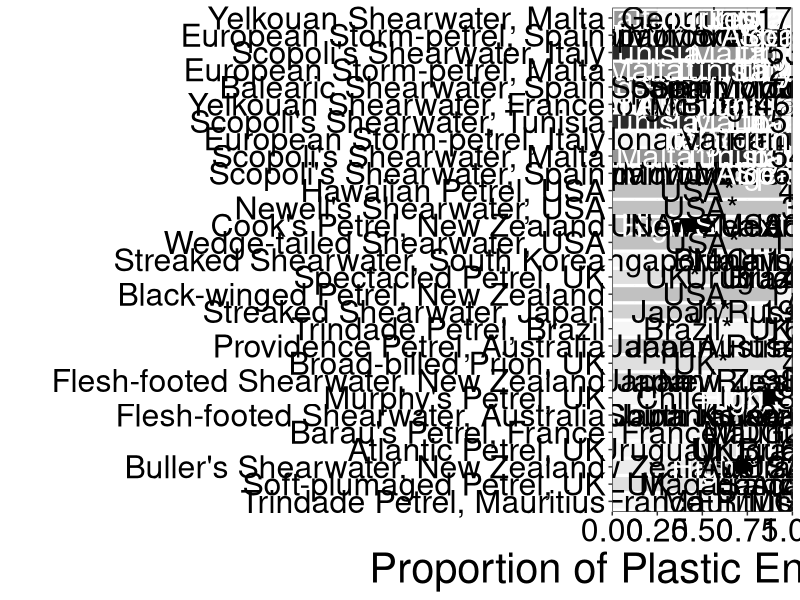
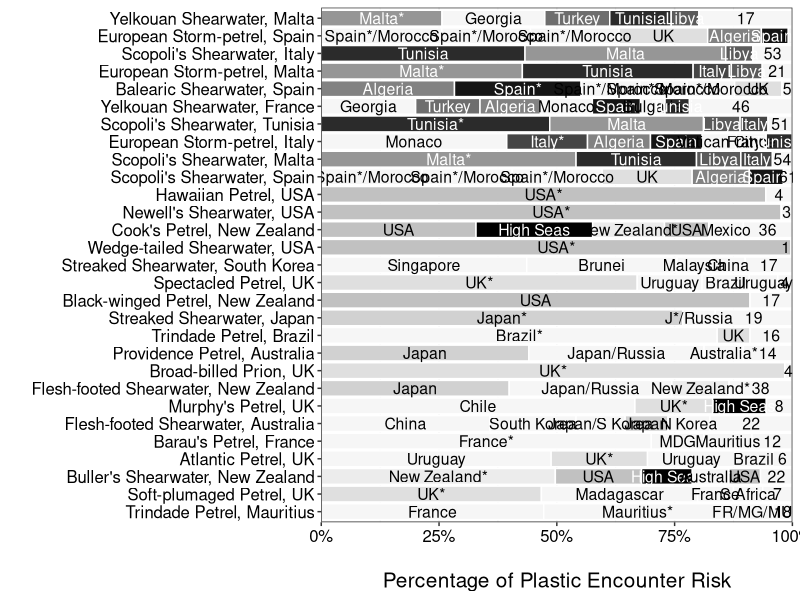

Reproduce these figures in R, in order.
## ~~~~~~~~~~~~~~~~~~~~~~~~~~~~~~~~~~~~~~~~~~~~~~~~~~~~~~~~~~~~~~~~~~~~~~~~~~~~~~~~~
## Creates plot and supplementary table for population eez analysis
## Beth Clark 2022
## ~~~~~~~~~~~~~~~~~~~~~~~~~~~~~~~~~~~~~~~~~~~~~~~~~~~~~~~~~~~~~~~~~~~~~~~~~~~~~~~~~

rm(list=ls()) 

library(tidyverse)
library(RColorBrewer)
library(svglite)
library(stringr)

sessionInfo()
#R version 4.1.2 (2021-11-01)
#Platform: x86_64-w64-mingw32/x64 (64-bit)
#Running under: Windows 10 x64 (build 19045)

#Matrix products: default

#locale:
#[1] LC_COLLATE=English_United Kingdom.1252 
#[2] LC_CTYPE=English_United Kingdom.1252   
#[3] LC_MONETARY=English_United Kingdom.1252
#[4] LC_NUMERIC=C                           
#[5] LC_TIME=English_United Kingdom.1252    

#attached base packages:
#[1] stats     graphics  grDevices utils     datasets  methods  
#[7] base    

#other attached packages:
#[1] svglite_2.1.1      RColorBrewer_1.1-2 forcats_0.5.1     
#[4] stringr_1.4.0      dplyr_1.0.8        purrr_0.3.4       
#[7] readr_2.1.2        tidyr_1.2.0        tibble_3.1.6      
#[10] ggplot2_3.3.5      tidyverse_1.3.2   

#loaded via a namespace (and not attached):
#[1] Rcpp_1.0.8          pillar_1.7.0        compiler_4.1.2     
#[4] cellranger_1.1.0    dbplyr_2.1.1        tools_4.1.2        
#[7] lubridate_1.8.0     jsonlite_1.8.0      googledrive_2.0.0  
#[10] lifecycle_1.0.3     gargle_1.2.0        gtable_0.3.0       
#[13] pkgconfig_2.0.3     rlang_1.0.6         reprex_2.0.1       
#[16] DBI_1.1.2           cli_3.3.0           rstudioapi_0.13    
#[19] haven_2.4.3         xml2_1.3.3          withr_2.5.0        
#[22] httr_1.4.2          systemfonts_1.0.4   hms_1.1.1          
#[25] generics_0.1.2      vctrs_0.3.8         fs_1.5.2           
#[28] googlesheets4_1.0.0 grid_4.1.2          tidyselect_1.1.2   
#[31] glue_1.6.2          R6_2.5.1            fansi_1.0.2        
#[34] readxl_1.3.1        tzdb_0.2.0          modelr_0.1.8       
#[37] magrittr_2.0.2      backports_1.4.1     scales_1.2.1       
#[40] ellipsis_0.3.2      rvest_1.0.2         assertthat_0.2.1   
#[43] colorspace_2.0-3    utf8_1.2.2          stringi_1.7.6      
#[46] munsell_0.5.0       broom_0.7.12        crayon_1.5.0

#Read in the outputs from script 13 ####
eezs_used <- read.csv("outputs/13_eezs_used_per_species.csv")
dat <- read.csv("outputs/12_species_country_scores.csv")

#Investigate results ####
head(eezs_used)

#for overlapping claims, 
eezs_used$group <- ifelse(eezs_used$POL_TYPE == "Overlapping claim",
                          paste(eezs_used$SOVEREIGN1,
                                eezs_used$SOVEREIGN2,
                                eezs_used$SOVEREIGN3,sep="/")
                          ,eezs_used$SOVEREIGN1)
eezs_used$group <- ifelse(eezs_used$group =="China/NA/NA",
                          "South China Sea",eezs_used$group)
eezs_used$group <- str_remove(eezs_used$group,"/NA")

#label the high seas group
eezs_used$group <- ifelse(is.na(eezs_used$group),"High Seas",eezs_used$group)
head(eezs_used)
unique(eezs_used$group)

length(unique(eezs_used$group))

# too many to plot all, so need to simplify for visualisation
# order from highest to lowest
# combine low scoring groups together

eezs_group <- eezs_used %>%
  group_by(group) %>% 
  summarise(prop = sum(prop),
            nspp = length(unique(species))) %>%
  data.frame();eezs_group

#Create df to plot top scoring populations ####
#(above 15.3, the value if plastic was evenly distributed globally)
dat <- dat[order(-dat$score),]
top_scoring <- subset(dat, score > 15.3)

#loop through each species_country and combine together everything
#below a threshold of proportion of score
score_threshold <- 0.05

i<-1
for(i in 1:nrow(top_scoring)){
  species_df <- eezs_used[eezs_used$sp_country == top_scoring$sp_country[i],]
  
  if(nrow(species_df) > 1){
    species_df_crop <- species_df[species_df$prop >= score_threshold,]
    species_df_crop_low <- species_df[species_df$prop < score_threshold,]
    
    species_df_crop <- species_df_crop[order(-species_df_crop$prop),]
    
    species_df_crop[nrow(species_df_crop)+1,] <- species_df_crop[nrow(species_df_crop),]
    species_df_crop[nrow(species_df_crop),]$prop <- sum(species_df_crop_low$prop)
    species_df_crop[nrow(species_df_crop),]$group <- nrow(species_df_crop_low)
    
    print(sum(species_df_crop$prop)) #should all = 1
  } else {
    species_df_crop <- species_df
  }
  
  if(i == 1){
    all_sp <- species_df_crop
  } else {
    all_sp <- rbind(all_sp,species_df_crop)
  }
  
}
nrow(all_sp)

head(all_sp)

#change some labels
unique(all_sp$group)
all_sp$group <- ifelse(all_sp$group == "United States","USA",all_sp$group)
all_sp$group <- ifelse(all_sp$group == "United Kingdom","UK",all_sp$group)
all_sp$group <- ifelse(all_sp$group == "Republic of Mauritius","Mauritius",all_sp$group)
all_sp$group <- ifelse(all_sp$group == "Democratic Republic of the Congo","DRC",all_sp$group)
all_sp$group <- ifelse(all_sp$group == "United States/Dominican Republic" ,"USA/Dominican Republic",all_sp$group)
all_sp$group <- ifelse(all_sp$group == "Haiti/United States/Jamaica" ,"Haiti/USA/Jamaica" ,all_sp$group)
all_sp$group <- ifelse(all_sp$group == "France/Madagascar/Republic of Mauritius" ,"FR/MG/MU",all_sp$group)
all_sp$group <- ifelse(all_sp$group == "Madagascar" & 
                         all_sp$species == "Pterodroma baraui","MDG",all_sp$group)
all_sp$group <- ifelse(all_sp$group == "0" ," ",all_sp$group)
all_sp$group <- ifelse(all_sp$group == "1" ,"1   ",all_sp$group)
all_sp$group <- ifelse(all_sp$group == "North Korea" ,"N Korea",all_sp$group)
all_sp$group <- ifelse(all_sp$group == "South Korea" & 
                         all_sp$breeding_country == "South Korea" ,"S Korea*",all_sp$group)
all_sp$group <- ifelse(all_sp$group == "South Africa" ,"S Africa",all_sp$group)
all_sp$group <- ifelse(all_sp$group == "Western Sahara" ,"W Sahara",all_sp$group)
all_sp$group <- ifelse(all_sp$group == "Japan/South Korea" ,"Japan/S Korea",all_sp$group)
all_sp$group <- ifelse(all_sp$group == "Spain/Morocco" ,"Spain*/Morocco",all_sp$group)
all_sp$group <- ifelse(all_sp$group == "Japan/Russia" & 
                         all_sp$breeding_country == "Japan" ,"J*/Russia",all_sp$group)

#replace sci names
#comma instead of _ for label
#make own country different
#add IUCN category as label for plot 2
names <- read.csv("input_data/Species_list_IUCN.csv")
head(names)

top_scoring$common_name <- names$common_name[match(top_scoring$species,names$scientific_name)]
top_scoring$iucn <- names$IUCN[match(top_scoring$species,names$scientific_name)]
head(top_scoring)

dat$sci_name_pop <- dat$sp_country 
top_scoring$country <- str_split_fixed(top_scoring$sp_country,"_",n=2)[,2]
top_scoring$common_country <- paste0(top_scoring$common_name,", ",top_scoring$country)

head(top_scoring)
all_sp$common_name <- names$common_name[match(all_sp$species,names$scientific_name)]
all_sp$common_country <- paste0(all_sp$common_name,", ",all_sp$breeding_country)
all_sp$iucn <- names$IUCN[match(all_sp$species,names$scientific_name)]
all_sp$common_country_iucn <- paste0(all_sp$common_country," ",all_sp$iucn)
all_sp$pop_score <- dat$score[match(all_sp$sp_country,dat$sp_country)]

all_sp <- all_sp[order(all_sp$pop_score),]

all_sp$common_country <- as.factor(all_sp$common_country)
all_sp$common_country <- factor(all_sp$common_country, 
                                levels = unique(all_sp$common_country))

all_sp$group_label <- ifelse(all_sp$group == all_sp$breeding_country,
                             paste0(all_sp$group,"*"),
                             all_sp$group)

#Plot results ####

#set greyscale matching values in Figure 4b
greys <- c(brewer.pal(n = 9, name = "Greys"))
greys_eez <- c(rev(colorRampPalette(greys)(15)))[1:14]

all_sp$fill_col <- greys_eez[14]
all_sp$fill_col <- ifelse(all_sp$group == "High Seas",greys_eez[1],all_sp$fill_col)
all_sp$fill_col <- ifelse(all_sp$group == "Spain",greys_eez[2],all_sp$fill_col)
all_sp$fill_col <- ifelse(all_sp$group == "Tunisia",greys_eez[3],all_sp$fill_col)
all_sp$fill_col <- ifelse(all_sp$group == "Italy",greys_eez[4],all_sp$fill_col)
all_sp$fill_col <- ifelse(all_sp$group == "Libya",greys_eez[5],all_sp$fill_col)
all_sp$fill_col <- ifelse(all_sp$group == "Turkey",greys_eez[6],all_sp$fill_col)
all_sp$fill_col <- ifelse(all_sp$group == "Algeria",greys_eez[7],all_sp$fill_col)
all_sp$fill_col <- ifelse(all_sp$group == "Malta",greys_eez[8],all_sp$fill_col)
all_sp$fill_col <- ifelse(all_sp$group == "Greece",greys_eez[9],all_sp$fill_col)
all_sp$fill_col <- ifelse(all_sp$group == "USA",greys_eez[10],all_sp$fill_col)
all_sp$fill_col <- ifelse(all_sp$group == "Japan",greys_eez[11],all_sp$fill_col)
all_sp$fill_col <- ifelse(all_sp$group == "UK",greys_eez[12],all_sp$fill_col)
all_sp$fill_col <- ifelse(all_sp$group == "New Zealand",greys_eez[13],all_sp$fill_col)

all_sp$text_col <- ifelse(all_sp$group %in% c("High Seas", "Spain", "Tunisia", "Italy", "Libya",
                                              "Turkey", "Algeria", "Malta", "Greece"), "white", "black")

eezs_grey <- ggplot(all_sp,aes(x=prop,y=common_country,
                               label = group_label))+
  geom_col(color="white",fill=all_sp$fill_col) +
  geom_text(position = position_stack(vjust = 0.5),
            col=all_sp$text_col,size=8) +
  ylab("") +  
  xlab("Proportion of Plastic Encounter Risk")+
  theme_bw()+
  scale_x_continuous(expand = c(0, 0))+
  theme(legend.position = "position.none",
        text = element_text(size=rel(6)),
        axis.title = element_text(size=30),
        axis.text = element_text(colour = "black"));eezs_grey

#Save plots ####
#save plot as png
png("outputs/14_top_scoring_eezs.png", width=2000, height=1350)
par(mfrow=c(1,1))
eezs_grey
dev.off()
dev.off()

#reformat to save plot as svg for journal plot requirements
eezs_grey_svg <- ggplot(all_sp,aes(x=prop,y=common_country,
                                   label = group_label))+
  geom_col(color="white",fill=all_sp$fill_col) +
  geom_text(position = position_stack(vjust = 0.5),
            col=all_sp$text_col,size=4) +
  ylab("") +  
  xlab("\nPercentage of Plastic Encounter Risk")+
  theme_bw()+
  scale_x_continuous(expand = c(0, 0),labels = scales::percent)+
  theme(legend.position = "position.none",
        text = element_text(size=rel(6)),
        axis.title = element_text(size=15),
        axis.text = element_text(colour = "black",size = 12));eezs_grey_svg

#save as svg
ggsave(filename = "outputs/14_top_scoring_eezs.svg",
       plot = eezs_grey_svg, 
       width = 4000, height = 2700, unit = "px") 

#save source data for fig 4c
source_dat <- all_sp %>%
  select(common_country,group_label,prop)
write.csv(source_dat,"outputs/14_eezs_percent_topscoring.csv",
          row.names = F)

#Create table for supplementary ####
i<-1
for(i in 1:nrow(dat)){
  species_df <- eezs_used[eezs_used$sp_country == dat$sp_country[i],]
  
  if(nrow(species_df) > 1){
    species_df_crop <- species_df[species_df$prop >= score_threshold,]
    species_df_crop_low <- species_df[species_df$prop < score_threshold,]
    
    species_df_crop <- species_df_crop[order(-species_df_crop$prop),]
    
    species_df_crop[nrow(species_df_crop)+1,] <- species_df_crop[nrow(species_df_crop),]
    species_df_crop[nrow(species_df_crop),]$prop <- sum(species_df_crop_low$prop)
    species_df_crop[nrow(species_df_crop),]$group <- nrow(species_df_crop_low)
    
    print(sum(species_df_crop$prop))
  } else {
    species_df_crop <- species_df
  }
  
  if(i == 1){
    dat_sup <- species_df_crop
  } else {
    dat_sup <- rbind(dat_sup,species_df_crop)
  }
  
}
dat_sup

pops <- unique(dat_sup$sp_country)
for(i in 1:length(pops)){
  pop <- subset(dat_sup,sp_country == pops[i])
  pop$Label <- 1:nrow(pop)
  if(i == 1){
    all_pops <- pop
  } else {
    all_pops <- rbind(all_pops,pop)
  }
}

head(all_pops,20)

all_pops$Percent <- all_pops$prop*100
all_pops$prop <- NULL

max(all_pops$Label)

pops_table <- all_pops %>% 
  pivot_wider(names_from = Label,values_from = c(group,Percent)) %>%
  select(c(species,breeding_country,group_1,Percent_1,
           group_2,Percent_2,group_3,Percent_3,group_4,Percent_4,
           group_5,Percent_5,group_6,Percent_6,group_7,Percent_7)) %>%
  data.frame()
head(pops_table)

write.csv(pops_table,"outputs/14_eezs_percent_allpops.csv",
          row.names = F)
